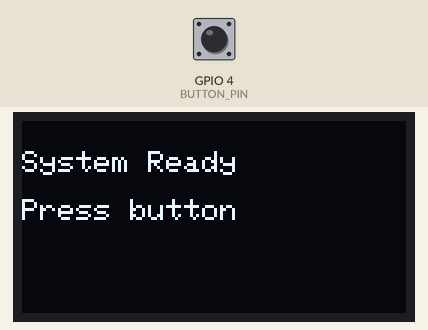
This sketch was run on a simulated ESP32. Parts: 128×64 one-colour display. Inputs (shaded band) come from the test bench; at power-on: GPIO 4 (BUTTON_PIN) HIGH. WiFi joins after 1.5 s; servers stay silent unless stated; random numbers use the default seed unless the sketch sets one; no MQTT or app messages arrive unless stated; what the sketch prints to the serial monitor is not drawn.

Above: at 3.9 s.
4.0 s: GPIO 4 (BUTTON_PIN) pulled LOW for 0.15 s
At 4.9 s:
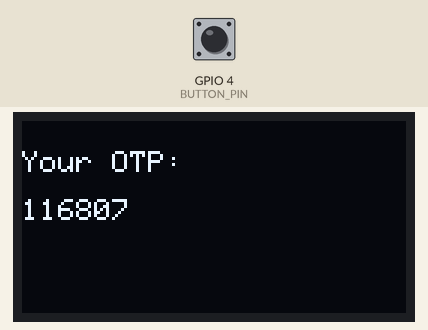
5.6 s: GPIO 4 (BUTTON_PIN) pulled LOW for 1 s
At 6.0 s:
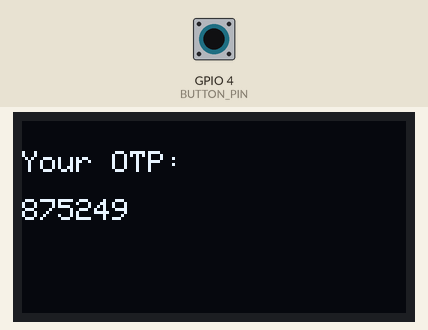
Timing chart, 0 to 8.6 s (numbered marks = the images above; inputs shaded):
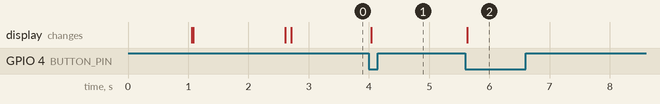

Measured:
- after the input at 4.0 s, the display: changes at once (image 1)
- after the input at 5.6 s, the display: changes at once (image 2)

The sketch:

ESP32_MQTT_Test.ino
```cpp
#include <WiFi.h>
#include <WiFiClientSecure.h>
#include <PubSubClient.h>
#include <Wire.h>
#include <Adafruit_GFX.h>
#include <Adafruit_SSD1306.h>
#include <string.h>
#include "secrets.h"

// ========== Wi-Fi ==========
const char* WIFI_SSID = "Your wifi name";
const char* WIFI_PASSWORD = "Your wifi password";

// ========== AWS IoT Core ==========
const char* AWS_IOT_ENDPOINT =
  "replace your aws end point here";

const char* MQTT_CLIENT_ID = "ESP32_MFA_Token";
const char* MQTT_TOPIC = "esp32/mfa/otp";

// ========== Hardware ==========
#define SCREEN_WIDTH 128
#define SCREEN_HEIGHT 64
#define OLED_RESET -1
#define BUTTON_PIN 4

Adafruit_SSD1306 display(
  SCREEN_WIDTH, SCREEN_HEIGHT, &Wire, OLED_RESET
);

WiFiClientSecure secureClient;
PubSubClient mqttClient(secureClient);

bool oledReady = false;

// ========== OTP settings ==========
char currentOTP[7] = "";
unsigned long otpGeneratedAt = 0;
bool otpActive = false;

const unsigned long OTP_VALIDITY_MS = 60000UL;

// ========== OLED display ==========
void showMessage(const char* line1, const char* line2 = "") {
  if (!oledReady) return;

  display.clearDisplay();
  display.setTextColor(SSD1306_WHITE);
  display.setTextSize(1);
  display.setCursor(0, 10);
  display.println(line1);
  display.println();
  display.println(line2);
  display.display();
}

// ========== Wi-Fi connection ==========
bool connectWiFi() {
  if (WiFi.status() == WL_CONNECTED) {
    return true;
  }

  showMessage("Connecting Wi-Fi", "Please wait...");
  WiFi.mode(WIFI_STA);
  WiFi.begin(WIFI_SSID, WIFI_PASSWORD);

  Serial.print("Connecting to Wi-Fi");

  unsigned long startTime = millis();

  while (WiFi.status() != WL_CONNECTED &&
         millis() - startTime < 20000UL) {
    delay(500);
    Serial.print(".");
  }

  if (WiFi.status() == WL_CONNECTED) {
    Serial.println("\nWIFI CONNECTED");
    Serial.print("IP address: ");
    Serial.println(WiFi.localIP());
    return true;
  }

  Serial.println("\nWIFI CONNECTION FAILED");
  showMessage("Wi-Fi FAILED", "Check credentials");
  return false;
}

// ========== AWS MQTT connection ==========
bool connectMQTT() {
  if (mqttClient.connected()) {
    return true;
  }

  if (WiFi.status() != WL_CONNECTED) {
    return false;
  }

  showMessage("Connecting AWS", "MQTT...");
  Serial.println("Connecting to AWS IoT Core...");

  if (mqttClient.connect(MQTT_CLIENT_ID)) {
    Serial.println("MQTT CONNECTED SUCCESSFULLY!");
    showMessage("AWS MQTT", "Connected");
    return true;
  }

  Serial.print("MQTT CONNECTION FAILED. State: ");
  Serial.println(mqttClient.state());
  showMessage("MQTT FAILED", "Check Serial");
  return false;
}

// ========== Generate and publish OTP ==========
void generateAndPublishOTP() {
  if (!connectWiFi() || !connectMQTT()) {
    Serial.println("OTP NOT PUBLISHED: connection unavailable.");
    showMessage("Connection error", "OTP not sent");
    return;
  }

  // Generate a six-digit demonstration OTP.
  uint32_t otp = 100000UL + (esp_random() % 900000UL);

  snprintf(
    currentOTP,
    sizeof(currentOTP),
    "%06lu",
    (unsigned long)otp
  );

  otpGeneratedAt = millis();
  otpActive = true;

  Serial.println();
  Serial.print("Generated OTP: ");
  Serial.println(currentOTP);

  showMessage("Your OTP:", currentOTP);

  // Publish the OTP to AWS IoT Core.
  char payload[100];

  snprintf(
    payload,
    sizeof(payload),
    "{\"device\":\"ESP32_MFA_Token\",\"otp\":\"%s\"}",
    currentOTP
  );

  if (mqttClient.publish(MQTT_TOPIC, payload)) {
    Serial.println("OTP PUBLISHED SUCCESSFULLY!");
    Serial.print("Topic: ");
    Serial.println(MQTT_TOPIC);
  } else {
    Serial.println("OTP PUBLISH FAILED!");
    showMessage("Publish failed", "Check connection");
  }

  Serial.println("OTP validity: 60 seconds");
  Serial.println("Enter the OTP in Serial Monitor and press Enter.");
}

// ========== Verify entered OTP ==========
void verifyEnteredOTP(const char* enteredOTP) {
  // Check that an OTP exists and has not expired.
  if (!otpActive ||
      millis() - otpGeneratedAt >= OTP_VALIDITY_MS) {
    otpActive = false;
    currentOTP[0] = '\0';

    Serial.println("OTP INVALID OR EXPIRED");
    showMessage("OTP expired", "Generate a new one");
    return;
  }

  // Accept exactly six numeric digits.
  if (strlen(enteredOTP) != 6) {
    Serial.println("Enter exactly six digits.");
    return;
  }

  for (int i = 0; i < 6; i++) {
    if (enteredOTP[i] < '0' || enteredOTP[i] > '9') {
      Serial.println("OTP must contain digits only.");
      return;
    }
  }

  if (strcmp(enteredOTP, currentOTP) == 0) {
    Serial.println("OTP VERIFIED SUCCESSFULLY!");
    Serial.println("DEMONSTRATION ACCESS GRANTED.");

    // A successful OTP cannot be reused.
    otpActive = false;
    currentOTP[0] = '\0';

    showMessage("OTP VERIFIED", "Access granted");
  } else {
    Serial.println("INCORRECT OTP. TRY AGAIN.");
    showMessage("Incorrect OTP", "Try again");
  }
}

// ========== Read Serial Monitor input ==========
void checkOTPInput() {
  static char input[16];
  static size_t index = 0;

  while (Serial.available() > 0) {
    char c = Serial.read();

    if (c == '\n' || c == '\r') {
      if (index > 0) {
        input[index] = '\0';
        verifyEnteredOTP(input);
        index = 0;
      }
    } else if (c >= '0' && c <= '9') {
      if (index < sizeof(input) - 1) {
        input[index++] = c;
      } else {
        index = 0;
        Serial.println("Input too long. Enter six digits.");
      }
    } else {
      index = 0;
      Serial.println("Enter digits only.");
    }
  }
}

// ========== Setup ==========
void setup() {
  Serial.begin(115200);
  delay(1000);

  pinMode(BUTTON_PIN, INPUT_PULLUP);

  Wire.begin();  // Default ESP32 SDA=21, SCL=22

  oledReady = display.begin(
    SSD1306_SWITCHCAPVCC,
    0x3C
  );

  if (oledReady) {
    showMessage("ESP32 MFA Token", "Starting...");
  } else {
    Serial.println("OLED not detected. Check wiring/address.");
  }

  // Configure AWS TLS certificates from secrets.h.
  secureClient.setCACert(AWS_ROOT_CA);
  secureClient.setCertificate(DEVICE_CERT);
  secureClient.setPrivateKey(DEVICE_PRIVATE_KEY);

  mqttClient.setServer(AWS_IOT_ENDPOINT, 8883);
  mqttClient.setSocketTimeout(15);

  if (connectWiFi() && connectMQTT()) {
    showMessage("System Ready", "Press button");
    Serial.println("System ready. Press the physical button.");
  }
}

// ========== Main loop ==========
void loop() {
  // Maintain the Wi-Fi and MQTT connection.
  if (WiFi.status() != WL_CONNECTED) {
    connectWiFi();
  }

  if (WiFi.status() == WL_CONNECTED) {
    if (!mqttClient.connected()) {
      connectMQTT();
    }

    if (mqttClient.connected()) {
      mqttClient.loop();
    }
  }

  // Detect a physical button press on GPIO 4.
  static bool lastButtonState = HIGH;
  static unsigned long lastPressTime = 0;

  bool currentButtonState = digitalRead(BUTTON_PIN);

  if (lastButtonState == HIGH &&
      currentButtonState == LOW &&
      millis() - lastPressTime > 300UL) {
    lastPressTime = millis();
    generateAndPublishOTP();
  }

  lastButtonState = currentButtonState;

  // Expire the OTP after 60 seconds.
  if (otpActive &&
      millis() - otpGeneratedAt >= OTP_VALIDITY_MS) {
    otpActive = false;
    currentOTP[0] = '\0';

    Serial.println("OTP EXPIRED. Generate a new OTP.");
    showMessage("OTP expired", "Press button again");
  }

  // Read the OTP entered through Serial Monitor.
  checkOTPInput();

  delay(10);
}
```

secrets.h
```cpp
#pragma once

static const char AWS_ROOT_CA[] PROGMEM = R"CERT(
paste your amazon root CA certificate here
)CERT";

static const char DEVICE_CERT[] PROGMEM = R"CERT(
paste your device certificate here
)CERT";

static const char DEVICE_PRIVATE_KEY[] PROGMEM = R"CERT(
paste your private key here
)CERT";
```
